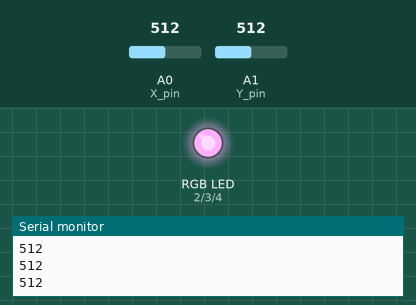
The sketch below on a simulated Arduino Uno, built with avr-gcc and run on an emulated ATmega328P. On the bench: an RGB LED mixed from three pins (HIGH = lit), the last lines printed to the serial monitor. The inputs (shaded band) are chosen by the test bench; at power-on: A0 (X_pin) = 512, A1 (Y_pin) = 512. Dim RGB values are drawn brighter than linear; random numbers use the default seed unless the sketch sets one.

Above: at 1.2 s.
1.3 s: A0 (X_pin) set to 502
At 2.1 s:
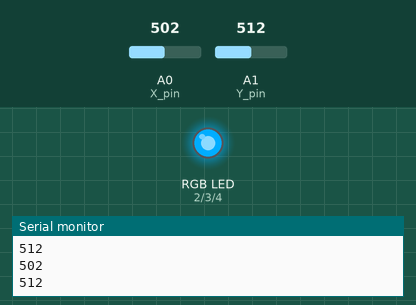
2.8 s: A1 (Y_pin) set to 500
At 3.1 s:
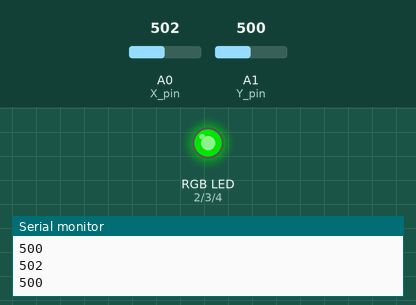
4.3 s: A0 (X_pin) set to 716
At 5.3 s:
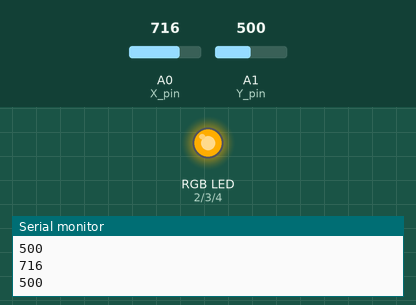
5.8 s: A0 (X_pin) set to 511
At 6.7 s:
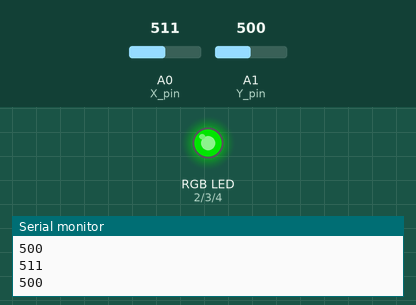
7.3 s: A0 (X_pin) set to 900
At 7.7 s:
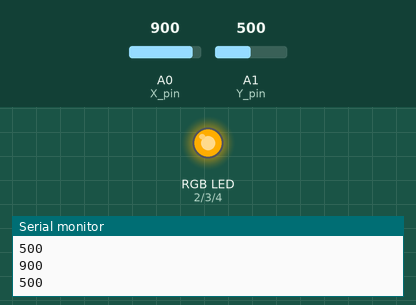
Timing chart, 0 to 9.8 s (numbered marks = the images above; inputs shaded):
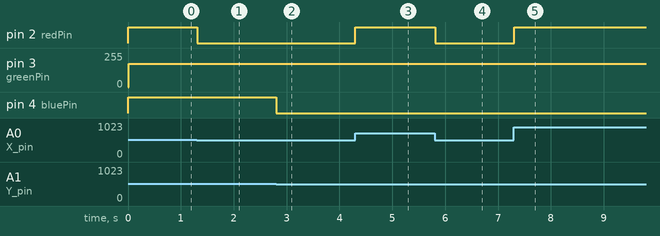

The sketch:

joystick-rgbModule.ino
```cpp
int redPin = 2;
int greenPin = 3;
int bluePin = 4;

const int SW_pin = 5;
const int X_pin = 0;
const int Y_pin = 1;

int val;
int stX = 0;
int stY = 0;

void setup(){
  pinMode(redPin, OUTPUT);
  pinMode(bluePin, OUTPUT);
  pinMode(greenPin, OUTPUT);
  pinMode(SW_pin, INPUT);
  digitalWrite(SW_pin, HIGH);
  Serial.begin(9600);
  randomSeed(analogRead(0)); // pin 0 needs to be disconnected
}

void loop (){
  int randNumber = random(1, 255);

  Serial.println(analogRead(X_pin));
  Serial.println(analogRead(Y_pin));

  int x = map(analogRead(X_pin), 0, 1023, 1, 255); // Converts 0 - 1023 to 1 - 255
  int y = map(analogRead(Y_pin), 0, 1023, 1, 255);

  analogWrite(redPin, x);
  analogWrite(bluePin, y);
  delay (10);
  if(stX != x && stY != y){
    analogWrite(greenPin, randNumber);
  }
  stX = x;
  stY = y;
}
```

Measured:
- the behaviour switches between 512 and 511 on A0 (X_pin) (found by bisection; images 0 and 1)
- the behaviour switches between 512 and 511 on A1 (Y_pin) (found by bisection; images 1 and 2)
- after the input at 1.3 s, pin 2 (redPin): HIGH → LOW at once
- after the input at 2.8 s, pin 4 (bluePin): HIGH → LOW at once
- after the input at 4.3 s, pin 2 (redPin): LOW → HIGH at once
- after the input at 5.8 s, pin 2 (redPin): HIGH → LOW at once
- after the input at 7.3 s, pin 2 (redPin): LOW → HIGH at once
